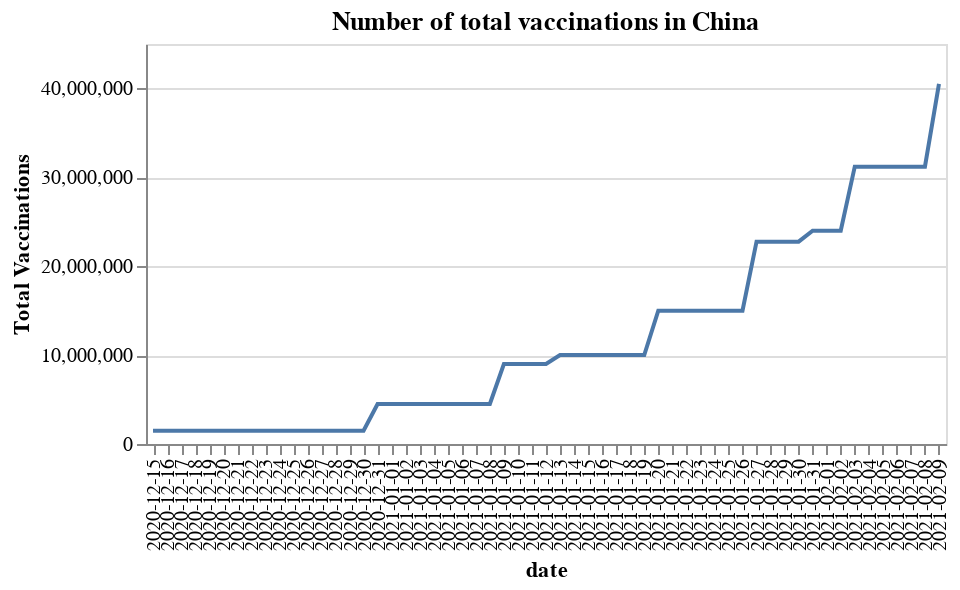

This figure's notebook cell:
### Code cell
plot.plot1_line_graph(vaccination,country = "China",height = 200, width = 400)

### Figure 1 — Vega-Lite specification as saved in the notebook (floating-point values rounded to 4 significant figures)
{"config": {"view": {"continuousWidth": 400, "continuousHeight": 300}}, "data": {"name": "data-28ffac0af5dcb394a0ee07b658144284"}, "mark": "line", "encoding": {"tooltip": [{"type": "ordinal", "field": "date", "title": "Date"}, {"type": "nominal", "field": "country", "title": "Country"}, {"type": "quantitative", "field": "total_vaccinations", "title": "Total Vaccinations"}], "x": {"type": "ordinal", "field": "date"}, "y": {"type": "quantitative", "field": "total_vaccinations", "title": "Total Vaccinations"}}, "height": 200, "title": "Number of total vaccinations in China", "width": 400, "$schema": "https://vega.github.io/schema/vega-lite/v4.8.1.json", "datasets": {"data-28ffac0af5dcb394a0ee07b658144284": [{"country": "China", "iso_code": "CHN", "date": "2020-12-15", "total_vaccinations": 1500000.0, "people_vaccinated": 3037000.0, "people_fully_vaccinated": 55460.0, "daily_vaccinations_raw": null, "daily_vaccinations": null, "total_vaccinations_per_hundred": 0.1, "people_vaccinated_per_hundred": 15.89, "people_fully_vaccinated_per_hundred": 0.29, "daily_vaccinations_per_million": null, "vaccines": "Sinopharm/Beijing, Sinopharm/Wuhan, Sinovac", "source_name": "National Health Commission", "source_website": "https://www.reuters.com/article/health-coronavirus-china-vaccine-idUSB9N2J803T"}, {"country": "China", "iso_code": "CHN", "date": "2020-12-16", "total_vaccinations": 1500000.0, "people_vaccinated": 3037000.0, "people_fully_vaccinated": 55460.0, "daily_vaccinations_raw": null, "daily_vaccinations": 187500.0, "total_vaccinations_per_hundred": 0.1, "people_vaccinated_per_hundred": 15.89, "people_fully_vaccinated_per_hundred": 0.29, "daily_vaccinations_per_million": 130.0, "vaccines": "Sinopharm/Beijing, Sinopharm/Wuhan, Sinovac", "source_name": "National Health Commission", "source_website": "https://www.reuters.com/article/health-coronavirus-china-vaccine-idUSB9N2J803T"}, {"country": "China", "iso_code": "CHN", "date": "2020-12-17", "total_vaccinations": 1500000.0, "people_vaccinated": 3037000.0, "people_fully_vaccinated": 55460.0, "daily_vaccinations_raw": null, "daily_vaccinations": 187500.0, "total_vaccinations_per_hundred": 0.1, "people_vaccinated_per_hundred": 15.89, "people_fully_vaccinated_per_hundred": 0.29, "daily_vaccinations_per_million": 130.0, "vaccines": "Sinopharm/Beijing, Sinopharm/Wuhan, Sinovac", "source_name": "National Health Commission", "source_website": "https://www.reuters.com/article/health-coronavirus-china-vaccine-idUSB9N2J803T"}, {"country": "China", "iso_code": "CHN", "date": "2020-12-18", "total_vaccinations": 1500000.0, "people_vaccinated": 3037000.0, "people_fully_vaccinated": 55460.0, "daily_vaccinations_raw": null, "daily_vaccinations": 187500.0, "total_vaccinations_per_hundred": 0.1, "people_vaccinated_per_hundred": 15.89, "people_fully_vaccinated_per_hundred": 0.29, "daily_vaccinations_per_million": 130.0, "vaccines": "Sinopharm/Beijing, Sinopharm/Wuhan, Sinovac", "source_name": "National Health Commission", "source_website": "https://www.reuters.com/article/health-coronavirus-china-vaccine-idUSB9N2J803T"}, {"country": "China", "iso_code": "CHN", "date": "2020-12-19", "total_vaccinations": 1500000.0, "people_vaccinated": 3037000.0, "people_fully_vaccinated": 55460.0, "daily_vaccinations_raw": null, "daily_vaccinations": 187500.0, "total_vaccinations_per_hundred": 0.1, "people_vaccinated_per_hundred": 15.89, "people_fully_vaccinated_per_hundred": 0.29, "daily_vaccinations_per_million": 130.0, "vaccines": "Sinopharm/Beijing, Sinopharm/Wuhan, Sinovac", "source_name": "National Health Commission", "source_website": "https://www.reuters.com/article/health-coronavirus-china-vaccine-idUSB9N2J803T"}, {"country": "China", "iso_code": "CHN", "date": "2020-12-20", "total_vaccinations": 1500000.0, "people_vaccinated": 3037000.0, "people_fully_vaccinated": 55460.0, "daily_vaccinations_raw": null, "daily_vaccinations": 187500.0, "total_vaccinations_per_hundred": 0.1, "people_vaccinated_per_hundred": 15.89, "people_fully_vaccinated_per_hundred": 0.29, "daily_vaccinations_per_million": 130.0, "vaccines": "Sinopharm/Beijing, Sinopharm/Wuhan, Sinovac", "source_name": "National Health Commission", "source_website": "https://www.reuters.com/article/health-coronavirus-china-vaccine-idUSB9N2J803T"}, {"country": "China", "iso_code": "CHN", "date": "2020-12-21", "total_vaccinations": 1500000.0, "people_vaccinated": 3037000.0, "people_fully_vaccinated": 55460.0, "daily_vaccinations_raw": null, "daily_vaccinations": 187500.0, "total_vaccinations_per_hundred": 0.1, "people_vaccinated_per_hundred": 15.89, "people_fully_vaccinated_per_hundred": 0.29, "daily_vaccinations_per_million": 130.0, "vaccines": "Sinopharm/Beijing, Sinopharm/Wuhan, Sinovac", "source_name": "National Health Commission", "source_website": "https://www.reuters.com/article/health-coronavirus-china-vaccine-idUSB9N2J803T"}, {"country": "China", "iso_code": "CHN", "date": "2020-12-22", "total_vaccinations": 1500000.0, "people_vaccinated": 3037000.0, "people_fully_vaccinated": 55460.0, "daily_vaccinations_raw": null, "daily_vaccinations": 187500.0, "total_vaccinations_per_hundred": 0.1, "people_vaccinated_per_hundred": 15.89, "people_fully_vaccinated_per_hundred": 0.29, "daily_vaccinations_per_million": 130.0, "vaccines": "Sinopharm/Beijing, Sinopharm/Wuhan, Sinovac", "source_name": "National Health Commission", "source_website": "https://www.reuters.com/article/health-coronavirus-china-vaccine-idUSB9N2J803T"}, {"country": "China", "iso_code": "CHN", "date": "2020-12-23", "total_vaccinations": 1500000.0, "people_vaccinated": 3037000.0, "people_fully_vaccinated": 55460.0, "daily_vaccinations_raw": null, "daily_vaccinations": 187500.0, "total_vaccinations_per_hundred": 0.1, "people_vaccinated_per_hundred": 15.89, "people_fully_vaccinated_per_hundred": 0.29, "daily_vaccinations_per_million": 130.0, "vaccines": "Sinopharm/Beijing, Sinopharm/Wuhan, Sinovac", "source_name": "National Health Commission", "source_website": "https://www.reuters.com/article/health-coronavirus-china-vaccine-idUSB9N2J803T"}, {"country": "China", "iso_code": "CHN", "date": "2020-12-24", "total_vaccinations": 1500000.0, "people_vaccinated": 3037000.0, "people_fully_vaccinated": 55460.0, "daily_vaccinations_raw": null, "daily_vaccinations": 187500.0, "total_vaccinations_per_hundred": 0.1, "people_vaccinated_per_hundred": 15.89, "people_fully_vaccinated_per_hundred": 0.29, "daily_vaccinations_per_million": 130.0, "vaccines": "Sinopharm/Beijing, Sinopharm/Wuhan, Sinovac", "source_name": "National Health Commission", "source_website": "https://www.reuters.com/article/health-coronavirus-china-vaccine-idUSB9N2J803T"}, {"country": "China", "iso_code": "CHN", "date": "2020-12-25", "total_vaccinations": 1500000.0, "people_vaccinated": 3037000.0, "people_fully_vaccinated": 55460.0, "daily_vaccinations_raw": null, "daily_vaccinations": 187500.0, "total_vaccinations_per_hundred": 0.1, "people_vaccinated_per_hundred": 15.89, "people_fully_vaccinated_per_hundred": 0.29, "daily_vaccinations_per_million": 130.0, "vaccines": "Sinopharm/Beijing, Sinopharm/Wuhan, Sinovac", "source_name": "National Health Commission", "source_website": "https://www.reuters.com/article/health-coronavirus-china-vaccine-idUSB9N2J803T"}, {"country": "China", "iso_code": "CHN", "date": "2020-12-26", "total_vaccinations": 1500000.0, "people_vaccinated": 3037000.0, "people_fully_vaccinated": 55460.0, "daily_vaccinations_raw": null, "daily_vaccinations": 187500.0, "total_vaccinations_per_hundred": 0.1, "people_vaccinated_per_hundred": 15.89, "people_fully_vaccinated_per_hundred": 0.29, "daily_vaccinations_per_million": 130.0, "vaccines": "Sinopharm/Beijing, Sinopharm/Wuhan, Sinovac", "source_name": "National Health Commission", "source_website": "https://www.reuters.com/article/health-coronavirus-china-vaccine-idUSB9N2J803T"}, {"country": "China", "iso_code": "CHN", "date": "2020-12-27", "total_vaccinations": 1500000.0, "people_vaccinated": 3037000.0, "people_fully_vaccinated": 55460.0, "daily_vaccinations_raw": null, "daily_vaccinations": 187500.0, "total_vaccinations_per_hundred": 0.1, "people_vaccinated_per_hundred": 15.89, "people_fully_vaccinated_per_hundred": 0.29, "daily_vaccinations_per_million": 130.0, "vaccines": "Sinopharm/Beijing, Sinopharm/Wuhan, Sinovac", "source_name": "National Health Commission", "source_website": "https://www.reuters.com/article/health-coronavirus-china-vaccine-idUSB9N2J803T"}, {"country": "China", "iso_code": "CHN", "date": "2020-12-28", "total_vaccinations": 1500000.0, "people_vaccinated": 3037000.0, "people_fully_vaccinated": 55460.0, "daily_vaccinations_raw": null, "daily_vaccinations": 187500.0, "total_vaccinations_per_hundred": 0.1, "people_vaccinated_per_hundred": 15.89, "people_fully_vaccinated_per_hundred": 0.29, "daily_vaccinations_per_million": 130.0, "vaccines": "Sinopharm/Beijing, Sinopharm/Wuhan, Sinovac", "source_name": "National Health Commission", "source_website": "https://www.reuters.com/article/health-coronavirus-china-vaccine-idUSB9N2J803T"}, {"country": "China", "iso_code": "CHN", "date": "2020-12-29", "total_vaccinations": 1500000.0, "people_vaccinated": 3037000.0, "people_fully_vaccinated": 55460.0, "daily_vaccinations_raw": null, "daily_vaccinations": 187500.0, "total_vaccinations_per_hundred": 0.1, "people_vaccinated_per_hundred": 15.89, "people_fully_vaccinated_per_hundred": 0.29, "daily_vaccinations_per_million": 130.0, "vaccines": "Sinopharm/Beijing, Sinopharm/Wuhan, Sinovac", "source_name": "National Health Commission", "source_website": "https://www.reuters.com/article/health-coronavirus-china-vaccine-idUSB9N2J803T"}, {"country": "China", "iso_code": "CHN", "date": "2020-12-30", "total_vaccinations": 1500000.0, "people_vaccinated": 3037000.0, "people_fully_vaccinated": 55460.0, "daily_vaccinations_raw": null, "daily_vaccinations": 187500.0, "total_vaccinations_per_hundred": 0.1, "people_vaccinated_per_hundred": 15.89, "people_fully_vaccinated_per_hundred": 0.29, "daily_vaccinations_per_million": 130.0, "vaccines": "Sinopharm/Beijing, Sinopharm/Wuhan, Sinovac", "source_name": "National Health Commission", "source_website": "https://www.reuters.com/article/health-coronavirus-china-vaccine-idUSB9N2J803T"}, {"country": "China", "iso_code": "CHN", "date": "2020-12-31", "total_vaccinations": 4500000.0, "people_vaccinated": 3037000.0, "people_fully_vaccinated": 55460.0, "daily_vaccinations_raw": null, "daily_vaccinations": 187500.0, "total_vaccinations_per_hundred": 0.31, "people_vaccinated_per_hundred": 15.89, "people_fully_vaccinated_per_hundred": 0.29, "daily_vaccinations_per_million": 130.0, "vaccines": "Sinopharm/Beijing, Sinopharm/Wuhan, Sinovac", "source_name": "National Health Commission", "source_website": "https://www.reuters.com/article/health-coronavirus-china-vaccine-idUSB9N2J803T"}, {"country": "China", "iso_code": "CHN", "date": "2021-01-01", "total_vaccinations": 4500000.0, "people_vaccinated": 3037000.0, "people_fully_vaccinated": 55460.0, "daily_vaccinations_raw": null, "daily_vaccinations": 232100.0, "total_vaccinations_per_hundred": 0.31, "people_vaccinated_per_hundred": 15.89, "people_fully_vaccinated_per_hundred": 0.29, "daily_vaccinations_per_million": 161.0, "vaccines": "Sinopharm/Beijing, Sinopharm/Wuhan, Sinovac", "source_name": "National Health Commission", "source_website": "https://www.reuters.com/article/health-coronavirus-china-vaccine-idUSB9N2J803T"}, {"country": "China", "iso_code": "CHN", "date": "2021-01-02", "total_vaccinations": 4500000.0, "people_vaccinated": 3037000.0, "people_fully_vaccinated": 55460.0, "daily_vaccinations_raw": null, "daily_vaccinations": 276800.0, "total_vaccinations_per_hundred": 0.31, "people_vaccinated_per_hundred": 15.89, "people_fully_vaccinated_per_hundred": 0.29, "daily_vaccinations_per_million": 192.0, "vaccines": "Sinopharm/Beijing, Sinopharm/Wuhan, Sinovac", "source_name": "National Health Commission", "source_website": "https://www.reuters.com/article/health-coronavirus-china-vaccine-idUSB9N2J803T"}, {"country": "China", "iso_code": "CHN", "date": "2021-01-03", "total_vaccinations": 4500000.0, "people_vaccinated": 3037000.0, "people_fully_vaccinated": 55460.0, "daily_vaccinations_raw": null, "daily_vaccinations": 321400.0, "total_vaccinations_per_hundred": 0.31, "people_vaccinated_per_hundred": 15.89, "people_fully_vaccinated_per_hundred": 0.29, "daily_vaccinations_per_million": 223.0, "vaccines": "Sinopharm/Beijing, Sinopharm/Wuhan, Sinovac", "source_name": "National Health Commission", "source_website": "https://www.reuters.com/article/health-coronavirus-china-vaccine-idUSB9N2J803T"}, {"country": "China", "iso_code": "CHN", "date": "2021-01-04", "total_vaccinations": 4500000.0, "people_vaccinated": 3037000.0, "people_fully_vaccinated": 55460.0, "daily_vaccinations_raw": null, "daily_vaccinations": 366100.0, "total_vaccinations_per_hundred": 0.31, "people_vaccinated_per_hundred": 15.89, "people_fully_vaccinated_per_hundred": 0.29, "daily_vaccinations_per_million": 254.0, "vaccines": "Sinopharm/Beijing, Sinopharm/Wuhan, Sinovac", "source_name": "National Health Commission", "source_website": "https://www.reuters.com/article/health-coronavirus-china-vaccine-idUSB9N2J803T"}, {"country": "China", "iso_code": "CHN", "date": "2021-01-05", "total_vaccinations": 4500000.0, "people_vaccinated": 3037000.0, "people_fully_vaccinated": 55460.0, "daily_vaccinations_raw": null, "daily_vaccinations": 410700.0, "total_vaccinations_per_hundred": 0.31, "people_vaccinated_per_hundred": 15.89, "people_fully_vaccinated_per_hundred": 0.29, "daily_vaccinations_per_million": 285.0, "vaccines": "Sinopharm/Beijing, Sinopharm/Wuhan, Sinovac", "source_name": "National Health Commission", "source_website": "https://www.reuters.com/article/health-coronavirus-china-vaccine-idUSB9N2J803T"}, {"country": "China", "iso_code": "CHN", "date": "2021-01-06", "total_vaccinations": 4500000.0, "people_vaccinated": 3037000.0, "people_fully_vaccinated": 55460.0, "daily_vaccinations_raw": null, "daily_vaccinations": 455400.0, "total_vaccinations_per_hundred": 0.31, "people_vaccinated_per_hundred": 15.89, "people_fully_vaccinated_per_hundred": 0.29, "daily_vaccinations_per_million": 316.0, "vaccines": "Sinopharm/Beijing, Sinopharm/Wuhan, Sinovac", "source_name": "National Health Commission", "source_website": "https://www.reuters.com/article/health-coronavirus-china-vaccine-idUSB9N2J803T"}, {"country": "China", "iso_code": "CHN", "date": "2021-01-07", "total_vaccinations": 4500000.0, "people_vaccinated": 3037000.0, "people_fully_vaccinated": 55460.0, "daily_vaccinations_raw": null, "daily_vaccinations": 500000.0, "total_vaccinations_per_hundred": 0.31, "people_vaccinated_per_hundred": 15.89, "people_fully_vaccinated_per_hundred": 0.29, "daily_vaccinations_per_million": 347.0, "vaccines": "Sinopharm/Beijing, Sinopharm/Wuhan, Sinovac", "source_name": "National Health Commission", "source_website": "https://www.reuters.com/article/health-coronavirus-china-vaccine-idUSB9N2J803T"}, {"country": "China", "iso_code": "CHN", "date": "2021-01-08", "total_vaccinations": 4500000.0, "people_vaccinated": 3037000.0, "people_fully_vaccinated": 55460.0, "daily_vaccinations_raw": null, "daily_vaccinations": 500000.0, "total_vaccinations_per_hundred": 0.31, "people_vaccinated_per_hundred": 15.89, "people_fully_vaccinated_per_hundred": 0.29, "daily_vaccinations_per_million": 347.0, "vaccines": "Sinopharm/Beijing, Sinopharm/Wuhan, Sinovac", "source_name": "National Health Commission", "source_website": "https://www.reuters.com/article/health-coronavirus-china-vaccine-idUSB9N2J803T"}, {"country": "China", "iso_code": "CHN", "date": "2021-01-09", "total_vaccinations": 9000000.0, "people_vaccinated": 3037000.0, "people_fully_vaccinated": 55460.0, "daily_vaccinations_raw": null, "daily_vaccinations": 500000.0, "total_vaccinations_per_hundred": 0.63, "people_vaccinated_per_hundred": 15.89, "people_fully_vaccinated_per_hundred": 0.29, "daily_vaccinations_per_million": 347.0, "vaccines": "Sinopharm/Beijing, Sinopharm/Wuhan, Sinovac", "source_name": "National Health Commission", "source_website": "https://www.reuters.com/article/health-coronavirus-china-vaccine-idUSB9N2J803T"}, {"country": "China", "iso_code": "CHN", "date": "2021-01-10", "total_vaccinations": 9000000.0, "people_vaccinated": 3037000.0, "people_fully_vaccinated": 55460.0, "daily_vaccinations_raw": null, "daily_vaccinations": 464300.0, "total_vaccinations_per_hundred": 0.63, "people_vaccinated_per_hundred": 15.89, "people_fully_vaccinated_per_hundred": 0.29, "daily_vaccinations_per_million": 323.0, "vaccines": "Sinopharm/Beijing, Sinopharm/Wuhan, Sinovac", "source_name": "National Health Commission", "source_website": "https://www.reuters.com/article/health-coronavirus-china-vaccine-idUSB9N2J803T"}, {"country": "China", "iso_code": "CHN", "date": "2021-01-11", "total_vaccinations": 9000000.0, "people_vaccinated": 3037000.0, "people_fully_vaccinated": 55460.0, "daily_vaccinations_raw": null, "daily_vaccinations": 428600.0, "total_vaccinations_per_hundred": 0.63, "people_vaccinated_per_hundred": 15.89, "people_fully_vaccinated_per_hundred": 0.29, "daily_vaccinations_per_million": 298.0, "vaccines": "Sinopharm/Beijing, Sinopharm/Wuhan, Sinovac", "source_name": "National Health Commission", "source_website": "https://www.reuters.com/article/health-coronavirus-china-vaccine-idUSB9N2J803T"}, {"country": "China", "iso_code": "CHN", "date": "2021-01-12", "total_vaccinations": 9000000.0, "people_vaccinated": 3037000.0, "people_fully_vaccinated": 55460.0, "daily_vaccinations_raw": null, "daily_vaccinations": 392900.0, "total_vaccinations_per_hundred": 0.63, "people_vaccinated_per_hundred": 15.89, "people_fully_vaccinated_per_hundred": 0.29, "daily_vaccinations_per_million": 273.0, "vaccines": "Sinopharm/Beijing, Sinopharm/Wuhan, Sinovac", "source_name": "National Health Commission", "source_website": "https://www.reuters.com/article/health-coronavirus-china-vaccine-idUSB9N2J803T"}, {"country": "China", "iso_code": "CHN", "date": "2021-01-13", "total_vaccinations": 10000000.0, "people_vaccinated": 3037000.0, "people_fully_vaccinated": 55460.0, "daily_vaccinations_raw": null, "daily_vaccinations": 357100.0, "total_vaccinations_per_hundred": 0.69, "people_vaccinated_per_hundred": 15.89, "people_fully_vaccinated_per_hundred": 0.29, "daily_vaccinations_per_million": 248.0, "vaccines": "Sinopharm/Beijing, Sinopharm/Wuhan, Sinovac", "source_name": "National Health Commission", "source_website": "https://www.reuters.com/article/health-coronavirus-china-vaccine-idUSB9N2J803T"}, {"country": "China", "iso_code": "CHN", "date": "2021-01-14", "total_vaccinations": 10000000.0, "people_vaccinated": 3037000.0, "people_fully_vaccinated": 55460.0, "daily_vaccinations_raw": null, "daily_vaccinations": 387800.0, "total_vaccinations_per_hundred": 0.69, "people_vaccinated_per_hundred": 15.89, "people_fully_vaccinated_per_hundred": 0.29, "daily_vaccinations_per_million": 269.0, "vaccines": "Sinopharm/Beijing, Sinopharm/Wuhan, Sinovac", "source_name": "National Health Commission", "source_website": "https://www.reuters.com/article/health-coronavirus-china-vaccine-idUSB9N2J803T"}, {"country": "China", "iso_code": "CHN", "date": "2021-01-15", "total_vaccinations": 10000000.0, "people_vaccinated": 3037000.0, "people_fully_vaccinated": 55460.0, "daily_vaccinations_raw": null, "daily_vaccinations": 418400.0, "total_vaccinations_per_hundred": 0.69, "people_vaccinated_per_hundred": 15.89, "people_fully_vaccinated_per_hundred": 0.29, "daily_vaccinations_per_million": 291.0, "vaccines": "Sinopharm/Beijing, Sinopharm/Wuhan, Sinovac", "source_name": "National Health Commission", "source_website": "https://www.reuters.com/article/health-coronavirus-china-vaccine-idUSB9N2J803T"}, {"country": "China", "iso_code": "CHN", "date": "2021-01-16", "total_vaccinations": 10000000.0, "people_vaccinated": 3037000.0, "people_fully_vaccinated": 55460.0, "daily_vaccinations_raw": null, "daily_vaccinations": 449000.0, "total_vaccinations_per_hundred": 0.69, "people_vaccinated_per_hundred": 15.89, "people_fully_vaccinated_per_hundred": 0.29, "daily_vaccinations_per_million": 312.0, "vaccines": "Sinopharm/Beijing, Sinopharm/Wuhan, Sinovac", "source_name": "National Health Commission", "source_website": "https://www.reuters.com/article/health-coronavirus-china-vaccine-idUSB9N2J803T"}, {"country": "China", "iso_code": "CHN", "date": "2021-01-17", "total_vaccinations": 10000000.0, "people_vaccinated": 3037000.0, "people_fully_vaccinated": 55460.0, "daily_vaccinations_raw": null, "daily_vaccinations": 515300.0, "total_vaccinations_per_hundred": 0.69, "people_vaccinated_per_hundred": 15.89, "people_fully_vaccinated_per_hundred": 0.29, "daily_vaccinations_per_million": 358.0, "vaccines": "Sinopharm/Beijing, Sinopharm/Wuhan, Sinovac", "source_name": "National Health Commission", "source_website": "https://www.reuters.com/article/health-coronavirus-china-vaccine-idUSB9N2J803T"}, {"country": "China", "iso_code": "CHN", "date": "2021-01-18", "total_vaccinations": 10000000.0, "people_vaccinated": 3037000.0, "people_fully_vaccinated": 55460.0, "daily_vaccinations_raw": null, "daily_vaccinations": 581600.0, "total_vaccinations_per_hundred": 0.69, "people_vaccinated_per_hundred": 15.89, "people_fully_vaccinated_per_hundred": 0.29, "daily_vaccinations_per_million": 404.0, "vaccines": "Sinopharm/Beijing, Sinopharm/Wuhan, Sinovac", "source_name": "National Health Commission", "source_website": "https://www.reuters.com/article/health-coronavirus-china-vaccine-idUSB9N2J803T"}, {"country": "China", "iso_code": "CHN", "date": "2021-01-19", "total_vaccinations": 10000000.0, "people_vaccinated": 3037000.0, "people_fully_vaccinated": 55460.0, "daily_vaccinations_raw": null, "daily_vaccinations": 648000.0, "total_vaccinations_per_hundred": 0.69, "people_vaccinated_per_hundred": 15.89, "people_fully_vaccinated_per_hundred": 0.29, "daily_vaccinations_per_million": 450.0, "vaccines": "Sinopharm/Beijing, Sinopharm/Wuhan, Sinovac", "source_name": "National Health Commission", "source_website": "https://www.reuters.com/article/health-coronavirus-china-vaccine-idUSB9N2J803T"}, {"country": "China", "iso_code": "CHN", "date": "2021-01-20", "total_vaccinations": 15000000.0, "people_vaccinated": 3037000.0, "people_fully_vaccinated": 55460.0, "daily_vaccinations_raw": null, "daily_vaccinations": 714300.0, "total_vaccinations_per_hundred": 1.04, "people_vaccinated_per_hundred": 15.89, "people_fully_vaccinated_per_hundred": 0.29, "daily_vaccinations_per_million": 496.0, "vaccines": "Sinopharm/Beijing, Sinopharm/Wuhan, Sinovac", "source_name": "National Health Commission", "source_website": "https://www.reuters.com/article/health-coronavirus-china-vaccine-idUSB9N2J803T"}, {"country": "China", "iso_code": "CHN", "date": "2021-01-21", "total_vaccinations": 15000000.0, "people_vaccinated": 3037000.0, "people_fully_vaccinated": 55460.0, "daily_vaccinations_raw": null, "daily_vaccinations": 770800.0, "total_vaccinations_per_hundred": 1.04, "people_vaccinated_per_hundred": 15.89, "people_fully_vaccinated_per_hundred": 0.29, "daily_vaccinations_per_million": 535.0, "vaccines": "Sinopharm/Beijing, Sinopharm/Wuhan, Sinovac", "source_name": "National Health Commission", "source_website": "https://www.reuters.com/article/health-coronavirus-china-vaccine-idUSB9N2J803T"}, {"country": "China", "iso_code": "CHN", "date": "2021-01-22", "total_vaccinations": 15000000.0, "people_vaccinated": 3037000.0, "people_fully_vaccinated": 55460.0, "daily_vaccinations_raw": null, "daily_vaccinations": 827200.0, "total_vaccinations_per_hundred": 1.04, "people_vaccinated_per_hundred": 15.89, "people_fully_vaccinated_per_hundred": 0.29, "daily_vaccinations_per_million": 575.0, "vaccines": "Sinopharm/Beijing, Sinopharm/Wuhan, Sinovac", "source_name": "National Health Commission", "source_website": "https://www.reuters.com/article/health-coronavirus-china-vaccine-idUSB9N2J803T"}, {"country": "China", "iso_code": "CHN", "date": "2021-01-23", "total_vaccinations": 15000000.0, "people_vaccinated": 3037000.0, "people_fully_vaccinated": 55460.0, "daily_vaccinations_raw": null, "daily_vaccinations": 883700.0, "total_vaccinations_per_hundred": 1.04, "people_vaccinated_per_hundred": 15.89, "people_fully_vaccinated_per_hundred": 0.29, "daily_vaccinations_per_million": 614.0, "vaccines": "Sinopharm/Beijing, Sinopharm/Wuhan, Sinovac", "source_name": "National Health Commission", "source_website": "https://www.reuters.com/article/health-coronavirus-china-vaccine-idUSB9N2J803T"}, {"country": "China", "iso_code": "CHN", "date": "2021-01-24", "total_vaccinations": 15000000.0, "people_vaccinated": 3037000.0, "people_fully_vaccinated": 55460.0, "daily_vaccinations_raw": null, "daily_vaccinations": 940200.0, "total_vaccinations_per_hundred": 1.04, "people_vaccinated_per_hundred": 15.89, "people_fully_vaccinated_per_hundred": 0.29, "daily_vaccinations_per_million": 653.0, "vaccines": "Sinopharm/Beijing, Sinopharm/Wuhan, Sinovac", "source_name": "National Health Commission", "source_website": "https://www.reuters.com/article/health-coronavirus-china-vaccine-idUSB9N2J803T"}, {"country": "China", "iso_code": "CHN", "date": "2021-01-25", "total_vaccinations": 15000000.0, "people_vaccinated": 3037000.0, "people_fully_vaccinated": 55460.0, "daily_vaccinations_raw": null, "daily_vaccinations": 996600.0, "total_vaccinations_per_hundred": 1.04, "people_vaccinated_per_hundred": 15.89, "people_fully_vaccinated_per_hundred": 0.29, "daily_vaccinations_per_million": 692.0, "vaccines": "Sinopharm/Beijing, Sinopharm/Wuhan, Sinovac", "source_name": "National Health Commission", "source_website": "https://www.reuters.com/article/health-coronavirus-china-vaccine-idUSB9N2J803T"}, {"country": "China", "iso_code": "CHN", "date": "2021-01-26", "total_vaccinations": 15000000.0, "people_vaccinated": 3037000.0, "people_fully_vaccinated": 55460.0, "daily_vaccinations_raw": null, "daily_vaccinations": 1053000.0, "total_vaccinations_per_hundred": 1.04, "people_vaccinated_per_hundred": 15.89, "people_fully_vaccinated_per_hundred": 0.29, "daily_vaccinations_per_million": 732.0, "vaccines": "Sinopharm/Beijing, Sinopharm/Wuhan, Sinovac", "source_name": "National Health Commission", "source_website": "https://www.reuters.com/article/health-coronavirus-china-vaccine-idUSB9N2J803T"}, {"country": "China", "iso_code": "CHN", "date": "2021-01-27", "total_vaccinations": 22770000.0, "people_vaccinated": 3037000.0, "people_fully_vaccinated": 55460.0, "daily_vaccinations_raw": null, "daily_vaccinations": 1110000.0, "total_vaccinations_per_hundred": 1.58, "people_vaccinated_per_hundred": 15.89, "people_fully_vaccinated_per_hundred": 0.29, "daily_vaccinations_per_million": 771.0, "vaccines": "Sinopharm/Beijing, Sinopharm/Wuhan, Sinovac", "source_name": "National Health Commission", "source_website": "https://www.reuters.com/article/health-coronavirus-china-vaccine-idUSB9N2J803T"}, {"country": "China", "iso_code": "CHN", "date": "2021-01-28", "total_vaccinations": 22770000.0, "people_vaccinated": 3037000.0, "people_fully_vaccinated": 55460.0, "daily_vaccinations_raw": null, "daily_vaccinations": 995100.0, "total_vaccinations_per_hundred": 1.58, "people_vaccinated_per_hundred": 15.89, "people_fully_vaccinated_per_hundred": 0.29, "daily_vaccinations_per_million": 691.0, "vaccines": "Sinopharm/Beijing, Sinopharm/Wuhan, Sinovac", "source_name": "National Health Commission", "source_website": "https://www.reuters.com/article/health-coronavirus-china-vaccine-idUSB9N2J803T"}, {"country": "China", "iso_code": "CHN", "date": "2021-01-29", "total_vaccinations": 22770000.0, "people_vaccinated": 3037000.0, "people_fully_vaccinated": 55460.0, "daily_vaccinations_raw": null, "daily_vaccinations": 880600.0, "total_vaccinations_per_hundred": 1.58, "people_vaccinated_per_hundred": 15.89, "people_fully_vaccinated_per_hundred": 0.29, "daily_vaccinations_per_million": 612.0, "vaccines": "Sinopharm/Beijing, Sinopharm/Wuhan, Sinovac", "source_name": "National Health Commission", "source_website": "https://www.reuters.com/article/health-coronavirus-china-vaccine-idUSB9N2J803T"}, {"country": "China", "iso_code": "CHN", "date": "2021-01-30", "total_vaccinations": 22770000.0, "people_vaccinated": 3037000.0, "people_fully_vaccinated": 55460.0, "daily_vaccinations_raw": null, "daily_vaccinations": 766100.0, "total_vaccinations_per_hundred": 1.58, "people_vaccinated_per_hundred": 15.89, "people_fully_vaccinated_per_hundred": 0.29, "daily_vaccinations_per_million": 532.0, "vaccines": "Sinopharm/Beijing, Sinopharm/Wuhan, Sinovac", "source_name": "National Health Commission", "source_website": "https://www.reuters.com/article/health-coronavirus-china-vaccine-idUSB9N2J803T"}, {"country": "China", "iso_code": "CHN", "date": "2021-01-31", "total_vaccinations": 24000000.0, "people_vaccinated": 3037000.0, "people_fully_vaccinated": 55460.0, "daily_vaccinations_raw": null, "daily_vaccinations": 651700.0, "total_vaccinations_per_hundred": 1.67, "people_vaccinated_per_hundred": 15.89, "people_fully_vaccinated_per_hundred": 0.29, "daily_vaccinations_per_million": 453.0, "vaccines": "Sinopharm/Beijing, Sinopharm/Wuhan, Sinovac", "source_name": "National Health Commission", "source_website": "https://www.reuters.com/article/health-coronavirus-china-vaccine-idUSB9N2J803T"}, {"country": "China", "iso_code": "CHN", "date": "2021-02-01", "total_vaccinations": 24000000.0, "people_vaccinated": 3037000.0, "people_fully_vaccinated": 55460.0, "daily_vaccinations_raw": null, "daily_vaccinations": 836000.0, "total_vaccinations_per_hundred": 1.67, "people_vaccinated_per_hundred": 15.89, "people_fully_vaccinated_per_hundred": 0.29, "daily_vaccinations_per_million": 581.0, "vaccines": "Sinopharm/Beijing, Sinopharm/Wuhan, Sinovac", "source_name": "National Health Commission", "source_website": "https://www.reuters.com/article/health-coronavirus-china-vaccine-idUSB9N2J803T"}, {"country": "China", "iso_code": "CHN", "date": "2021-02-02", "total_vaccinations": 24000000.0, "people_vaccinated": 3037000.0, "people_fully_vaccinated": 55460.0, "daily_vaccinations_raw": null, "daily_vaccinations": 1020000.0, "total_vaccinations_per_hundred": 1.67, "people_vaccinated_per_hundred": 15.89, "people_fully_vaccinated_per_hundred": 0.29, "daily_vaccinations_per_million": 709.0, "vaccines": "Sinopharm/Beijing, Sinopharm/Wuhan, Sinovac", "source_name": "National Health Commission", "source_website": "https://www.reuters.com/article/health-coronavirus-china-vaccine-idUSB9N2J803T"}, {"country": "China", "iso_code": "CHN", "date": "2021-02-03", "total_vaccinations": 31200000.0, "people_vaccinated": 3037000.0, "people_fully_vaccinated": 55460.0, "daily_vaccinations_raw": null, "daily_vaccinations": 1205000.0, "total_vaccinations_per_hundred": 2.17, "people_vaccinated_per_hundred": 15.89, "people_fully_vaccinated_per_hundred": 0.29, "daily_vaccinations_per_million": 837.0, "vaccines": "Sinopharm/Beijing, Sinopharm/Wuhan, Sinovac", "source_name": "National Health Commission", "source_website": "https://www.reuters.com/article/health-coronavirus-china-vaccine-idUSB9N2J803T"}, {"country": "China", "iso_code": "CHN", "date": "2021-02-04", "total_vaccinations": 31200000.0, "people_vaccinated": 3037000.0, "people_fully_vaccinated": 55460.0, "daily_vaccinations_raw": null, "daily_vaccinations": 1383000.0, "total_vaccinations_per_hundred": 2.17, "people_vaccinated_per_hundred": 15.89, "people_fully_vaccinated_per_hundred": 0.29, "daily_vaccinations_per_million": 961.0, "vaccines": "Sinopharm/Beijing, Sinopharm/Wuhan, Sinovac", "source_name": "National Health Commission", "source_website": "https://www.reuters.com/article/health-coronavirus-china-vaccine-idUSB9N2J803T"}, {"country": "China", "iso_code": "CHN", "date": "2021-02-05", "total_vaccinations": 31200000.0, "people_vaccinated": 3037000.0, "people_fully_vaccinated": 55460.0, "daily_vaccinations_raw": null, "daily_vaccinations": 1560000.0, "total_vaccinations_per_hundred": 2.17, "people_vaccinated_per_hundred": 15.89, "people_fully_vaccinated_per_hundred": 0.29, "daily_vaccinations_per_million": 1084.0, "vaccines": "Sinopharm/Beijing, Sinopharm/Wuhan, Sinovac", "source_name": "National Health Commission", "source_website": "https://www.reuters.com/article/health-coronavirus-china-vaccine-idUSB9N2J803T"}, {"country": "China", "iso_code": "CHN", "date": "2021-02-06", "total_vaccinations": 31200000.0, "people_vaccinated": 3037000.0, "people_fully_vaccinated": 55460.0, "daily_vaccinations_raw": null, "daily_vaccinations": 1738000.0, "total_vaccinations_per_hundred": 2.17, "people_vaccinated_per_hundred": 15.89, "people_fully_vaccinated_per_hundred": 0.29, "daily_vaccinations_per_million": 1208.0, "vaccines": "Sinopharm/Beijing, Sinopharm/Wuhan, Sinovac", "source_name": "National Health Commission", "source_website": "https://www.reuters.com/article/health-coronavirus-china-vaccine-idUSB9N2J803T"}, {"country": "China", "iso_code": "CHN", "date": "2021-02-07", "total_vaccinations": 31200000.0, "people_vaccinated": 3037000.0, "people_fully_vaccinated": 55460.0, "daily_vaccinations_raw": null, "daily_vaccinations": 1916000.0, "total_vaccinations_per_hundred": 2.17, "people_vaccinated_per_hundred": 15.89, "people_fully_vaccinated_per_hundred": 0.29, "daily_vaccinations_per_million": 1331.0, "vaccines": "Sinopharm/Beijing, Sinopharm/Wuhan, Sinovac", "source_name": "National Health Commission", "source_website": "https://www.reuters.com/article/health-coronavirus-china-vaccine-idUSB9N2J803T"}, {"country": "China", "iso_code": "CHN", "date": "2021-02-08", "total_vaccinations": 31200000.0, "people_vaccinated": 3037000.0, "people_fully_vaccinated": 55460.0, "daily_vaccinations_raw": null, "daily_vaccinations": 1795000.0, "total_vaccinations_per_hundred": 2.17, "people_vaccinated_per_hundred": 15.89, "people_fully_vaccinated_per_hundred": 0.29, "daily_vaccinations_per_million": 1247.0, "vaccines": "Sinopharm/Beijing, Sinopharm/Wuhan, Sinovac", "source_name": "National Health Commission", "source_website": "https://www.reuters.com/article/health-coronavirus-china-vaccine-idUSB9N2J803T"}, {"country": "China", "iso_code": "CHN", "date": "2021-02-09", "total_vaccinations": 40520000.0, "people_vaccinated": 3037000.0, "people_fully_vaccinated": 55460.0, "daily_vaccinations_raw": null, "daily_vaccinations": 1674000.0, "total_vaccinations_per_hundred": 2.82, "people_vaccinated_per_hundred": 15.89, "people_fully_vaccinated_per_hundred": 0.29, "daily_vaccinations_per_million": 1163.0, "vaccines": "Sinopharm/Beijing, Sinopharm/Wuhan, Sinovac", "source_name": "National Health Commission", "source_website": "https://www.reuters.com/article/health-coronavirus-china-vaccine-idUSB9N2J803T"}]}}
